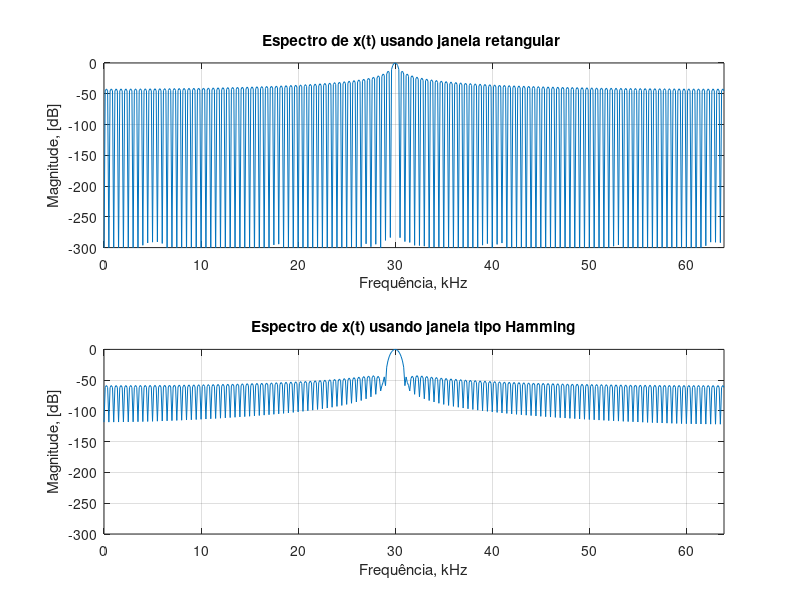

Source code (MATLAB):
clc; clear all;close all;      % Limpa variáveis e fecha todos os gráficos
%% Parâmetros da onda
f1=30;                         % Frequência do sinal em kHz
fs=128;                        % Frequência de amostragem em kHz
N=256;                         % Número de amostras
N1=1024;                       % Número de pontos da fft
n=0:N-1;                       % Index n
f=(0:N1-1)*fs/N1;              % Definição do eixo da frequência [axis]
x=cos(2*pi*f1*n/fs);           % Gerando o sinal
XR=abs(fft(x,N1));             % Encontra a magnitude da FFT usando janela retangular (sem janela)
xh=hamming(N);                 % Define a amostra em Hamming
xw=x .* xh';                   % Colocando a janela Hamming no sinal 
XH=abs(fft(xw,N1));            % Encontra a magnitude da frequência

%% Gráficos
% Sinal sem janela (retangular)
subplot(2,1,1);
plot(f(1:N1/2),20*log10(XR(1:N1/2)/max(XR)));
title('Espectro de x(t) usando janela retangular ');
grid;
xlabel('Frequência, kHz');
ylabel('Magnitude, [dB]');
axis([f(1) f(N1/2) -300 0]);

% Sinal com janela Hamming
subplot(2,1,2);
plot(f(1:N1/2),20*log10(XH(1:N1/2)/max(XH)));
title('Espectro de x(t) usando janela tipo Hamming');
grid;
xlabel('Frequência, kHz');
ylabel('Magnitude, [dB]');
axis([f(1) f(N1/2) -300 0]);